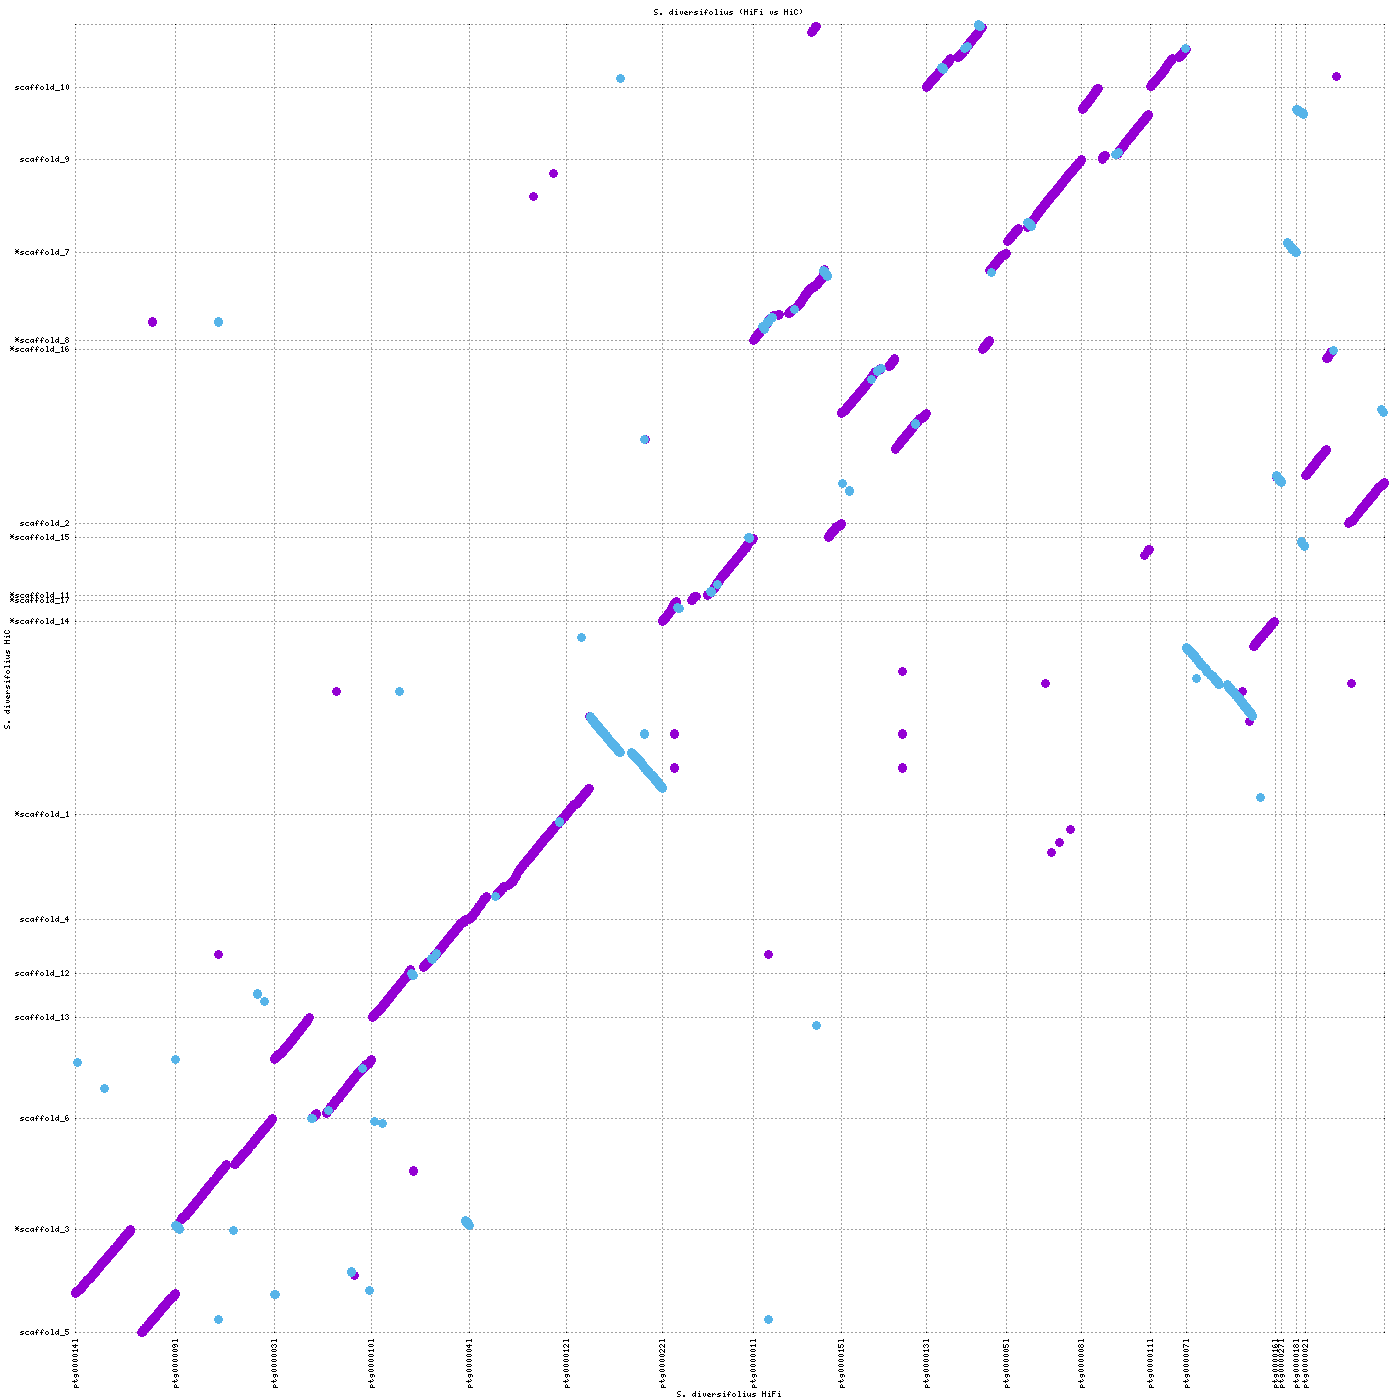

This figure's gnuplot source:
set terminal png tiny size 1400,1400
set output "Fat_HiFi_vs_Sdiv.20220815.png"
set xtics rotate ( \
 "ptg000014l" 1.0, \
 "ptg000009l" 26529351.0, \
 "ptg000003l" 52463664.0, \
 "ptg000010l" 78268801.0, \
 "ptg000004l" 103940614.0, \
 "ptg000012l" 129539577.0, \
 "ptg000022l" 155007316.0, \
 "ptg000001l" 179024234.0, \
 "ptg000015l" 202282821.0, \
 "ptg000013l" 224729472.0, \
 "ptg000005l" 245814675.0, \
 "ptg000008l" 265809165.0, \
 "ptg000011l" 283852371.0, \
 "ptg000007l" 293366836.0, \
 "ptg000016l" 316939023.0, \
 "ptg000027l" 318543868.0, \
 "ptg000018l" 322557600.0, \
 "ptg000002l" 324798437.0, \
 "" 345697404 \
)
set ytics ( \
 "scaffold_5" 1.0, \
 "*scaffold_3" 22067268.0, \
 "scaffold_6" 45771076.0, \
 "scaffold_13" 67548053.0, \
 "scaffold_12" 76995047.0, \
 "scaffold_4" 88364879.0, \
 "*scaffold_1" 110861484.0, \
 "*scaffold_14" 152334735.0, \
 "*scaffold_17" 156798411.0, \
 "*scaffold_11" 157819653.0, \
 "*scaffold_15" 170314956.0, \
 "scaffold_2" 173177313.0, \
 "*scaffold_16" 210502770.0, \
 "*scaffold_8" 212450900.0, \
 "*scaffold_7" 231212462.0, \
 "scaffold_9" 251172237.0, \
 "scaffold_10" 266753123.0, \
 "" 280150441 \
)
set size 1,1
set grid
unset key
set border 0
set tics scale 0
set xlabel "S. diversifolius HiFi"
set ylabel "S. diversifolius HiC"
set title "S. diversifolius (HiFi vs HiC)"
set format "%.0f"
set mouse format "%.0f"
set mouse mouseformat "[%.0f, %.0f]"
set xrange [1:345697404]
set yrange [1:280150441]
set style line 1  lt 1 lw 3 pt 6 ps 1
set style line 2  lt 3 lw 3 pt 6 ps 1
set style line 3  lt 2 lw 3 pt 6 ps 1
plot \
 "Fat_HiFi_vs_Sdiv.20220815.fplot" title "FWD" w lp ls 1, \
 "Fat_HiFi_vs_Sdiv.20220815.rplot" title "REV" w lp ls 2
